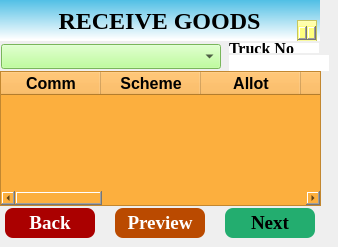
   <widget class="QWidget" name="page_22">
    <widget class="QLabel" name="label_49">
     <property name="geometry">
      <rect>
       <x>1</x>
       <y>0</y>
       <width>50</width>
       <height>41</height>
      </rect>
     </property>
     <property name="styleSheet">
      <string notr="true">border-image: url(:/rsc/images/NagalandGovtLogo.png);</string>
     </property>
     <property name="text">
      <string/>
     </property>
     <property name="pixmap">
      <pixmap>:/rsc/images/uk_logo.png</pixmap>
     </property>
     <property name="scaledContents">
      <bool>true</bool>
     </property>
    </widget>
    <widget class="QLabel" name="label_50">
     <property name="geometry">
      <rect>
       <x>-1</x>
       <y>0</y>
       <width>321</width>
       <height>41</height>
      </rect>
     </property>
     <property name="font">
      <font>
       <family>Liberation Serif</family>
       <pointsize>18</pointsize>
       <weight>75</weight>
       <bold>true</bold>
      </font>
     </property>
     <property name="styleSheet">
      <string notr="true">background-color: qlineargradient(spread:pad, x1:0.97005, y1:0, x2:0.960199, y2:0.972, stop:0 rgba(80, 191, 229, 255), stop:1 rgba(255, 255, 255, 255));</string>
     </property>
     <property name="text">
      <string>RECEIVE GOODS</string>
     </property>
     <property name="alignment">
      <set>Qt::AlignCenter</set>
     </property>
    </widget>
    <widget class="QComboBox" name="comboTruckChitNo">
     <property name="geometry">
      <rect>
       <x>1</x>
       <y>44</y>
       <width>220</width>
       <height>25</height>
      </rect>
     </property>
     <property name="font">
      <font>
       <family>Liberation Serif</family>
       <pointsize>14</pointsize>
       <weight>75</weight>
       <bold>true</bold>
      </font>
     </property>
     <property name="styleSheet">
      <string notr="true">background-color: rgb(170, 255, 127);</string>
     </property>
     <property name="maxVisibleItems">
      <number>5</number>
     </property>
    </widget>
    <widget class="QTableWidget" name="tableWidgetStockTable">
     <property name="geometry">
      <rect>
       <x>297</x>
       <y>20</y>
       <width>20</width>
       <height>21</height>
      </rect>
     </property>
     <property name="font">
      <font>
       <pointsize>12</pointsize>
       <weight>75</weight>
       <bold>true</bold>
      </font>
     </property>
     <property name="styleSheet">
      <string notr="true">background-color: rgb(255, 255, 127);</string>
     </property>
     <property name="autoScroll">
      <bool>false</bool>
     </property>
     <column>
      <property name="text">
       <string>Comm</string>
      </property>
     </column>
     <column>
      <property name="text">
       <string>SchemeName</string>
      </property>
     </column>
     <column>
      <property name="text">
       <string>Allot</string>
      </property>
     </column>
     <column>
      <property name="text">
       <string>Total</string>
      </property>
     </column>
     <column>
      <property name="text">
       <string>Disp</string>
      </property>
     </column>
     <column>
      <property name="text">
       <string>Recv</string>
      </property>
     </column>
     <column>
      <property name="text">
       <string>Avail</string>
      </property>
     </column>
     <column>
      <property name="text">
       <string>Issue</string>
      </property>
     </column>
     <column>
      <property name="text">
       <string>Bal</string>
      </property>
     </column>
     <column>
      <property name="text">
       <string>RO</string>
      </property>
     </column>
     <column>
      <property name="text">
       <string>QtD</string>
      </property>
     </column>
     <column>
      <property name="text">
       <string>Deliv(Kgs)</string>
      </property>
      <property name="font">
       <font>
        <underline>true</underline>
       </font>
      </property>
     </column>
     <column>
      <property name="text">
       <string>commCode</string>
      </property>
     </column>
     <column>
      <property name="text">
       <string>SchemeID</string>
      </property>
     </column>
    </widget>
    <widget class="QPushButton" name="BtnBack_7">
     <property name="geometry">
      <rect>
       <x>5</x>
       <y>208</y>
       <width>90</width>
       <height>30</height>
      </rect>
     </property>
     <property name="font">
      <font>
       <family>Liberation Serif</family>
       <pointsize>14</pointsize>
       <weight>75</weight>
       <bold>true</bold>
      </font>
     </property>
     <property name="styleSheet">
      <string notr="true">/*color: rgb(0, 85, 127);
background-color: rgb(255, 255, 255);*/
border-radius: 8px;
background-color: rgb(170, 0, 0);
color: rgb(255, 255, 255);</string>
     </property>
     <property name="text">
      <string>Back</string>
     </property>
    </widget>
    <widget class="QLabel" name="labelRO">
     <property name="geometry">
      <rect>
       <x>52</x>
       <y>71</y>
       <width>170</width>
       <height>10</height>
      </rect>
     </property>
     <property name="font">
      <font>
       <weight>75</weight>
       <bold>true</bold>
      </font>
     </property>
     <property name="styleSheet">
      <string notr="true">background-color: rgb(255, 255, 255);</string>
     </property>
     <property name="text">
      <string/>
     </property>
    </widget>
    <widget class="QPushButton" name="BtnNext_3">
     <property name="geometry">
      <rect>
       <x>225</x>
       <y>208</y>
       <width>90</width>
       <height>30</height>
      </rect>
     </property>
     <property name="font">
      <font>
       <family>Liberation Serif</family>
       <pointsize>14</pointsize>
       <weight>75</weight>
       <bold>true</bold>
      </font>
     </property>
     <property name="styleSheet">
      <string notr="true">border-radius: 8px;
background-color: rgb(35, 173, 111);
color: rgb(0, 0, 0);</string>
     </property>
     <property name="text">
      <string>Next</string>
     </property>
    </widget>
    <widget class="QLabel" name="label_55">
     <property name="geometry">
      <rect>
       <x>0</x>
       <y>71</y>
       <width>50</width>
       <height>10</height>
      </rect>
     </property>
     <property name="font">
      <font>
       <pointsize>12</pointsize>
       <weight>75</weight>
       <bold>true</bold>
      </font>
     </property>
     <property name="styleSheet">
      <string notr="true">background-color: rgb(255, 255, 255);</string>
     </property>
     <property name="text">
      <string>RO No</string>
     </property>
    </widget>
    <widget class="QLabel" name="label_TruckNo">
     <property name="geometry">
      <rect>
       <x>229</x>
       <y>55</y>
       <width>100</width>
       <height>16</height>
      </rect>
     </property>
     <property name="font">
      <font>
       <family>Liberation Serif</family>
       <weight>75</weight>
       <bold>true</bold>
      </font>
     </property>
     <property name="styleSheet">
      <string notr="true">background-color: rgb(255, 255, 255);</string>
     </property>
     <property name="text">
      <string/>
     </property>
    </widget>
    <widget class="QLabel" name="label_56">
     <property name="geometry">
      <rect>
       <x>229</x>
       <y>43</y>
       <width>90</width>
       <height>10</height>
      </rect>
     </property>
     <property name="font">
      <font>
       <family>Liberation Serif</family>
       <pointsize>12</pointsize>
       <weight>75</weight>
       <bold>true</bold>
      </font>
     </property>
     <property name="styleSheet">
      <string notr="true">background-color: rgb(255, 255, 255);</string>
     </property>
     <property name="text">
      <string>Truck No</string>
     </property>
    </widget>
    <widget class="QPushButton" name="BtnPreview">
     <property name="geometry">
      <rect>
       <x>115</x>
       <y>208</y>
       <width>90</width>
       <height>30</height>
      </rect>
     </property>
     <property name="font">
      <font>
       <family>Liberation Serif</family>
       <pointsize>14</pointsize>
       <weight>75</weight>
       <bold>true</bold>
      </font>
     </property>
     <property name="styleSheet">
      <string notr="true">border-radius: 8px;
color: rgb(255,255, 255);
background-color: rgb(186, 74, 0);</string>
     </property>
     <property name="text">
      <string>Preview</string>
     </property>
    </widget>
    <widget class="QTableWidget" name="tableWidgetStockTable_3">
     <property name="geometry">
      <rect>
       <x>0</x>
       <y>71</y>
       <width>321</width>
       <height>135</height>
      </rect>
     </property>
     <property name="font">
      <font>
       <pointsize>12</pointsize>
       <weight>75</weight>
       <bold>true</bold>
      </font>
     </property>
     <property name="styleSheet">
      <string notr="true">background-color: rgb(252, 175, 62);</string>
     </property>
     <property name="autoScroll">
      <bool>false</bool>
     </property>
     <column>
      <property name="text">
       <string>Comm</string>
      </property>
     </column>
     <column>
      <property name="text">
       <string>Scheme</string>
      </property>
     </column>
     <column>
      <property name="text">
       <string>Allot</string>
      </property>
     </column>
     <column>
      <property name="text">
       <string>ROQty</string>
      </property>
     </column>
     <column>
      <property name="text">
       <string>Dispatch</string>
      </property>
     </column>
     <column>
      <property name="text">
       <string>Receive(Kgs)</string>
      </property>
      <property name="font">
       <font>
        <underline>true</underline>
       </font>
      </property>
     </column>
     <column>
      <property name="text">
       <string>commcode</string>
      </property>
     </column>
     <column>
      <property name="text">
       <string>schemeid</string>
      </property>
     </column>
     <column>
      <property name="text">
       <string>Allocatedmonth</string>
      </property>
     </column>
     <column>
      <property name="text">
       <string>Allocatedyear</string>
      </property>
     </column>
    </widget>
    <zorder>label_50</zorder>
    <zorder>comboTruckChitNo</zorder>
    <zorder>tableWidgetStockTable</zorder>
    <zorder>BtnBack_7</zorder>
    <zorder>labelRO</zorder>
    <zorder>BtnNext_3</zorder>
    <zorder>label_55</zorder>
    <zorder>label_TruckNo</zorder>
    <zorder>label_56</zorder>
    <zorder>BtnPreview</zorder>
    <zorder>tableWidgetStockTable_3</zorder>
    <zorder>label_49</zorder>
   </widget>
